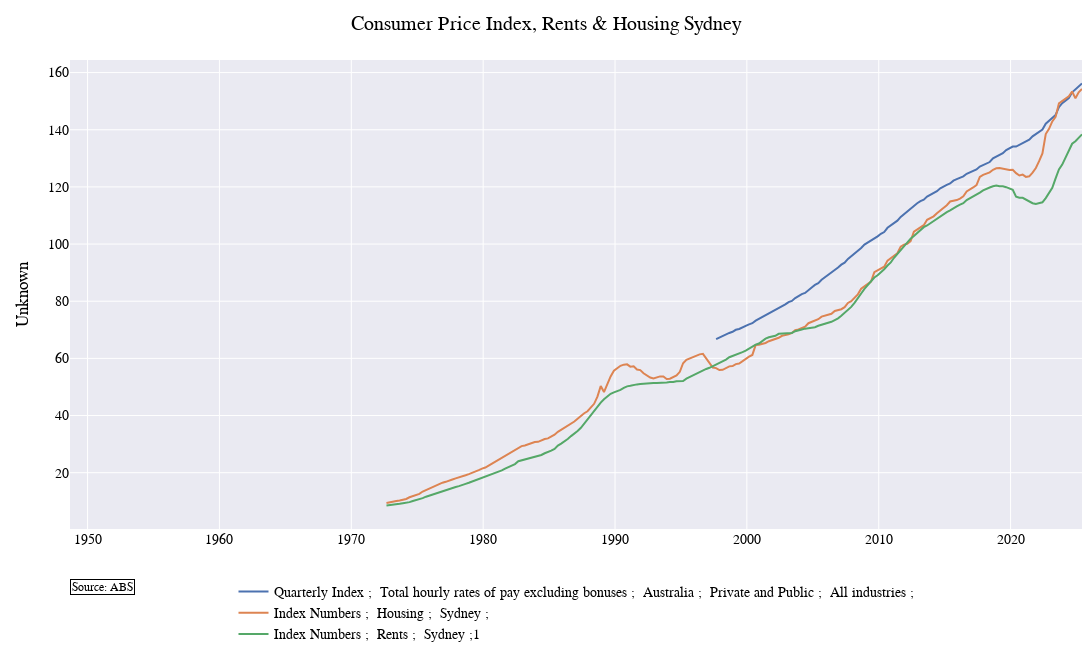

The code cell stored with this chart in its notebook:
### Code cell
# Option A: specify figsize (in inches) and dpi -> Plotly width/height = inches * dpi
fogur = watchlist.plot_watchlist(["A2603609J", 'A2325941A', "A2326391L"], [], 
                        plot_title = "Consumer Price Index, Rents & Housing Sydney", 
                        # other_series={"right": [rent_yoy, housing_yoy]}, 
                        # x_start_date="1975-01-01",
                        right_axis_title = "Year-on-year % change"         # converts to 1000x600 pixels
)
fogur.show()
